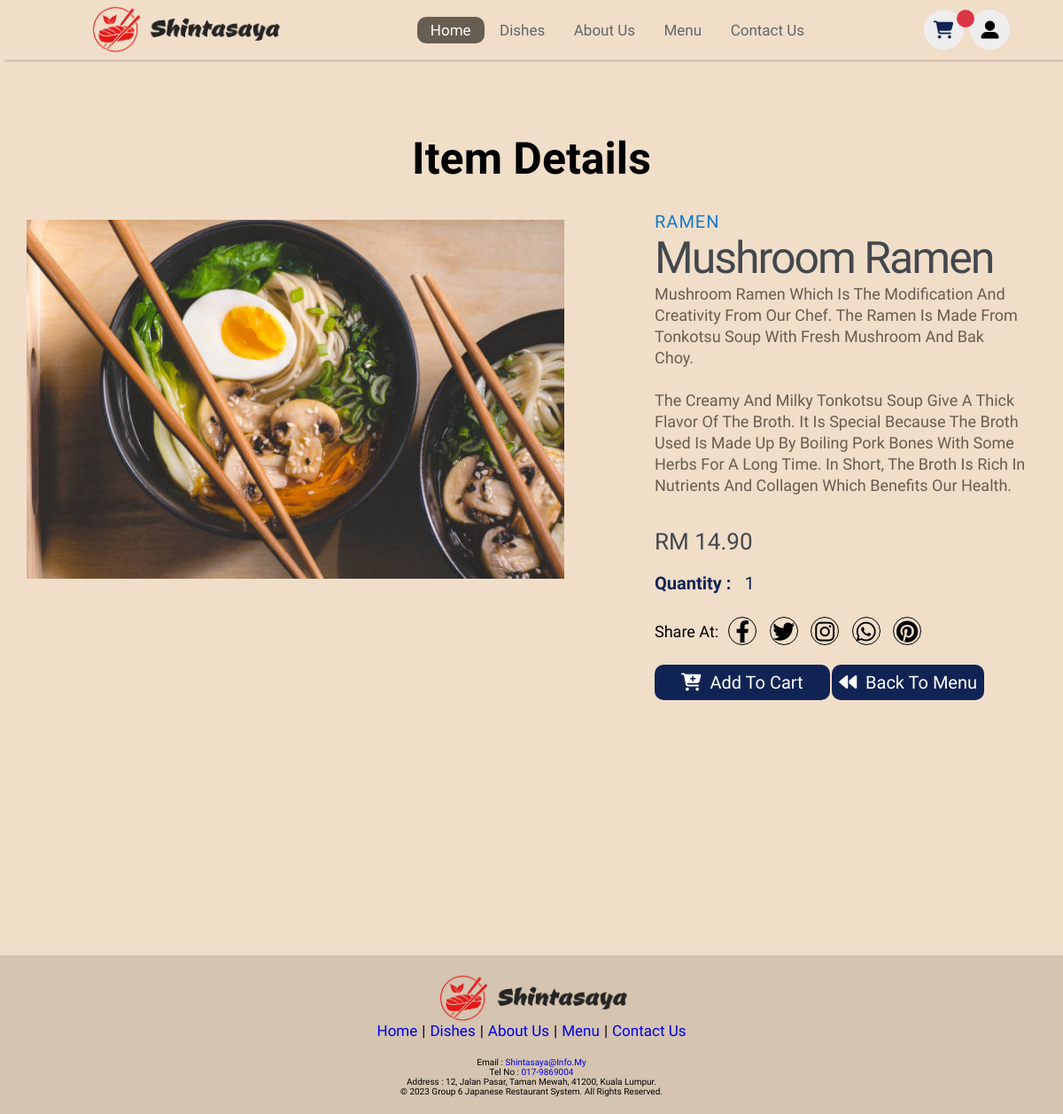
Screenshot of /productdetails/index.php?id=2 (signed in) with the database file from the repository.
### tables this page shows
CREATE TABLE IF NOT EXISTS `food` (
  `id` int DEFAULT NULL,
  `food_name` varchar(30) DEFAULT NULL,
  `food_category` varchar(8) DEFAULT NULL,
  `food_description` varchar(78) DEFAULT NULL,
  `long_description` text,
  `food_price` decimal(6,2) DEFAULT NULL,
  `food_image_location` varchar(50) DEFAULT NULL,
  `food_code` varchar(5) DEFAULT NULL,
  `food_qty` int DEFAULT NULL
);

### productdetails/index.php (the view, shortened to what this page needs)
<!DOCTYPE html>
<html>
  <?php
    $id = $_GET['id'];
    $conn=mysqli_connect(DB_HOST,DB_USER,DB_PASSWORD,DB_DATABASE);
    $sql = "SELECT * FROM food WHERE id = $id";
    $result = mysqli_query($conn, $sql);
    $row = mysqli_fetch_array($result);
  ?>
  <head>
    <link rel="stylesheet" href="../mystyle/restaurantStyle.css">
    <link rel="stylesheet" href="https://cdnjs.cloudflare.com/ajax/libs/font-awesome/6.3.0/css/all.min.css">
  </head>
  <body>
    <?php include('../includes/header.php'); ?>
    <h1 class= "itemDetailsHeading" style = "margin-top: 3em;">Item details</h1>
    <main class="product-details-container" style = "width: 100%;">
      <div class="left-column">
        <img src="<?php echo $row['food_image_location']; ?>" alt="">
      </div>
      <div class="right-column">
        <div class="product-description">
          <span><?php echo $row['food_category']; ?></span>
          <h1><?php echo $row['food_name']; ?></h1>
          <pre style = "width:95%"><?php echo $row['long_description'];?></pre>
        </div>
        <div class="product-price">
          <span>RM <?php echo $row['food_price']; ?></span>
          <div class="quantity">
            <form action="" class="form-submit">
              <div class="quantityInput">
                <b>Quantity : </b>
                <input type="number" class="form-control fqty" value="<?= $row['food_qty'] ?>">
              </div>
              <button class="btn btn-info btn-block addItemBtn"><i class="fas fa-cart-plus"></i>&nbsp;&nbsp;Add to cart</button>
              <a href = "../menu3/index.php" onMouseOver="this.style.backgroundColor='#675D50'"
              onMouseOut="this.style.backgroundColor='#102355'"
              style="font-size: 2rem;color: #fff;background: #102355;
              border-radius: 1rem;padding:.40em;"><i class="fas fa-backward"></i>&nbsp;&nbsp;Back to Menu</a>
            </form>
          </div>
        </div>
        <div class = "social-links">
          <p>Share At: </p>
          <a href = "#">
          <i class = "fab fa-facebook-f"></i>
          </a>
          <a href = "#">
          <i class = "fab fa-twitter"></i>
          </a>
          <a href = "#">
          <i class = "fab fa-instagram"></i>
          </a>
          <a href = "#">
          <i class = "fab fa-whatsapp"></i>
          </a>
          <a href = "#">
          <i class = "fab fa-pinterest"></i>
          </a>
        </div>
      </div>
    </main>
    <?php include('../includes/footer.php'); ?>
  </body>
</html>

### mystyle/restaurantStyle.css (style rules this page uses)
:root { --green : #675D50; --black : #102355; --light-color : #666; --box-shadow : .5rem .3rem rgb(0, 0, 0, 0.1); }
* { font-family: 'Alkatra', cursive; margin : 0; padding : 0; box-sizing : border-box; text-decoration : none; outline : none; border : none; text-transform : capitalize; transition : all 0.2s linear; }
html { font-size : 62.5%; overflow-x : hidden; scroll-padding-bottom : 5.5rem; scroll-behavior : smooth; background-color: #F1DEC9; }
.btn { margin-top: 1rem; display:inline-block; font-size:2rem; color:#fff; background:var(--black); border-radius:1rem; cursor:pointer; padding:.8rem 3rem; }
html, body { height: 100%; width: 100%; margin: 0; font-family: 'Roboto', sans-serif; background-color: #F1DEC9; }
.left-column { max-width: 90%; width: 75em; height: auto; float: left; }
.left-column img { max-width: 95%; width: 30em; left: 0; top: 0; opacity: 1; transition: all 0.3s ease; }
.itemDetailsHeading { font-size: 5rem; text-align: center; }
.product-details-container { max-height: fit-content; display: flex; padding: 1rem 1rem; justify-content: center; height:85em; }
.product-details-container img { height: auto; max-width: 90%; width : inherit; margin: auto; padding: 3em 2em ; }
.right-column { margin-top: 1em; height: auto; float: right; padding: 1em; max-width: 95%; width: 48em; }
.product-details-container .right-column .product-description { margin-bottom: 20px; }
.product-description span { font-size: 20px; color: #147bcf; letter-spacing: 1px; text-transform: uppercase; text-decoration: none; }
.product-description h1 { font-weight: 300; font-size: 50px; color: #43484D; letter-spacing: -2px; }
.product-description pre { font-size: 18px; font-weight: 300; color: var(--green); line-height: 24px; margin-bottom: 2em; text-align: left; white-space: pre-line;; }
.product-price { display: box; align-items: center; }
.product-price span { font-size: 26px; font-weight: 300; color: #43474D; margin-right: 20px; }
.product-details-container .right-column .product-price .quantity .form-submit { margin-top: 2em; height: 5rem; }
.product-details-container .right-column .product-price .quantity .form-submit .quantityInput { display: box; font-size: 2rem; color:var(--black); }
.product-details-container .right-column .product-price .quantity .form-submit input { font-size: 2rem; color:var(--black); }
.product-details-container .right-column .product-price .quantity .form-submit .form-control.fqty { background-color:#F1DEC9; margin-left: .5em; width: 7em; }
.product-details-container .right-column .product-price .quantity .form-submit .btn.btn-info.btn-block.addItemBtn { margin-top: 4em; }
.product-details-container .right-column .social-links p { font-size: large; margin-right: .5em; }
.product-details-container .right-column .social-links a { font-size: 2.5em; margin-right: .5em; }
.social-links { display: flex; align-items: center; }
.social-links a { display: flex; align-items: center; justify-content: center; width: 32px; height: 32px; color: #000; border: 1px solid #000; margin: 0 0.2rem; border-radius: 50%; text-decoration: none; font-size: 0.8rem; transition: all 0.5s ease; }

### includes/header.php (style rules this page uses)
a, .navigatebar, .icons { text-decoration: none !important; }

### rows the page displays
food: food_category "RAMEN", food_name "Mushroom Ramen", long_description "Mushroom Ramen Which Is The Modification And Creativity From Our Chef. The Ramen Is Made From Tonkotsu Soup With Fresh Mushroom And Bak Choy. The Creamy And Milky Tonkotsu Soup Give A Thick Flavor Of The Broth. It Is Special Because The Broth Used Is Made Up By Boiling Pork Bones With Some Herbs For A Long Time. In Short, The Broth Is Rich In Nutrients And Collagen Which Benefits Our Health.", food_price "14.90", food_qty "1"
